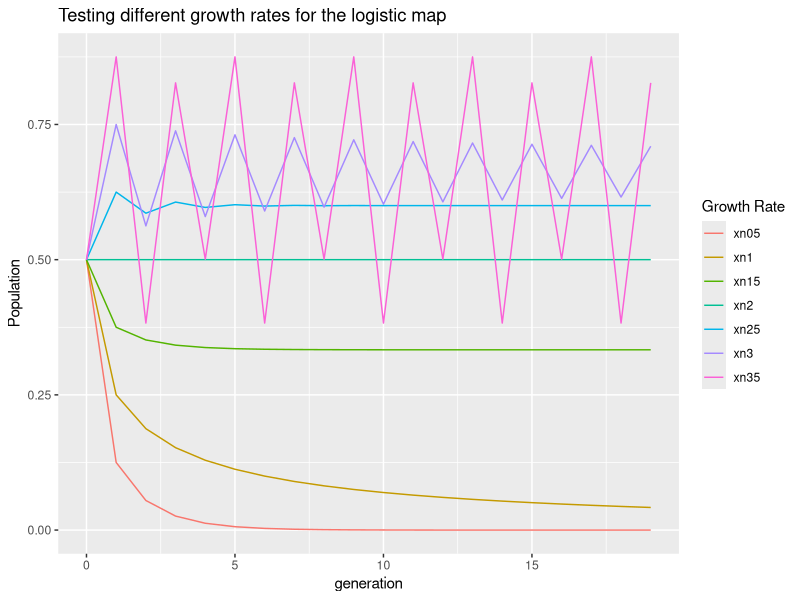
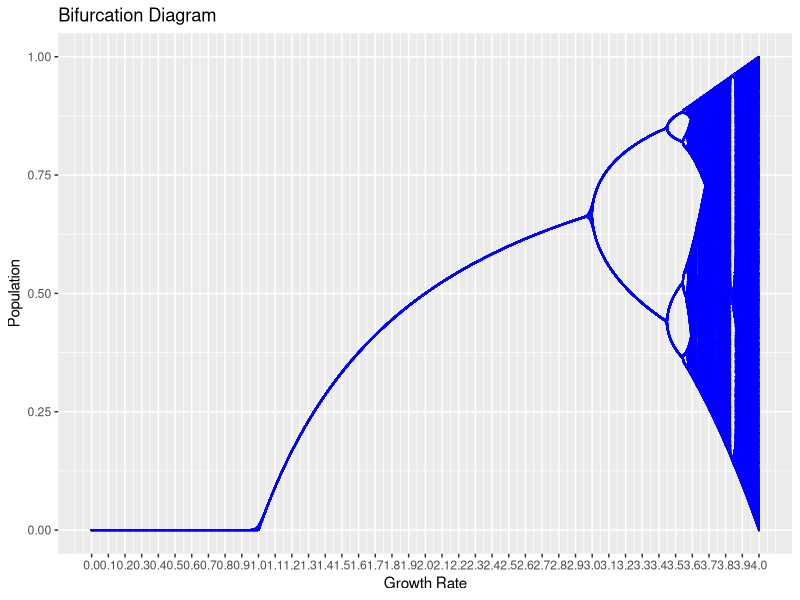

Here is the R script that generated these plots, in order: (Note: this script raises an error after producing the figures.)
# After reading on Chaos and Logistic Maps...
#library(mosaicCore)
library(plyr)
# library(ggplot2)
# library(ggpubr)
# library(shiny)
library(tidyverse)
# Logistic map definition is: x_1 = rx_0 * (1-x_0)

# Let's start with a closure:
my_logistic_map <- function(my_r) {
  f1 <- function(x) {
    my_r * x * (1-x)
  }
}

# And some tests
my_lmap05 <- my_logistic_map(0.5)
my_xplus1 <- my_lmap05(0.5) # we expect: 0.5*0.5*0.5
my_xplus1 <- my_lmap05(my_xplus1) # and then feed each step...

# Prepare a few example with different growth ratios
my_lmap1<- my_logistic_map(1.0)
my_lmap15 <- my_logistic_map(1.5)
my_lmap2 <- my_logistic_map(2)
my_lmap25 <- my_logistic_map(2.5)
my_lmap3 <- my_logistic_map(3)
my_lmap35 <- my_logistic_map(3.5)

# How to go about it now?
res_df <- data.frame(loop_n = 0, 
                     xn05 = 0.5,
                     xn1 = 0.5,
                     xn15 = 0.5,
                     xn2 = 0.5,
                     xn25 = 0.5,
                     xn3 = 0.5,
                     xn35 = 0.5)

for(i in 2:20) {
  res_df[i,] <- c(i-1, 
                  my_lmap05(res_df[i-1, "xn05"]),
                  my_lmap1(res_df[i-1, "xn1"]),
                  my_lmap15(res_df[i-1, "xn15"]),
                  my_lmap2(res_df[i-1, "xn2"]),
                  my_lmap25(res_df[i-1, "xn25"]),
                  my_lmap3(res_df[i-1, "xn3"]),
                  my_lmap35(res_df[i-1, "xn35"])) 
}

# Prepare the data for visualization:
res_df %>% pivot_longer(cols = contains("xn"),
                        names_to = "growth_rates",
                        values_to = "vals") -> for_plot

ggplot(for_plot, aes(x = loop_n, y = vals, colour = growth_rates)) +
  geom_line() +
  ggtitle("Testing different growth rates for the logistic map")+
  xlab("generation") +
  ylab("Population") +
  labs(colour = "Growth Rate")

# OK but now that's not at all practical an approach to test for more values, so:
my_logistic_map2 <- function(my_r, x) {
  my_r * x * (1-x)
}

my_step <- 0.001 # for changing growth rates
my_growth_rates <- seq(0, 4, by=my_step)
n_gens <- 1000

# Let's initialize a matrix with that
res_mat <- matrix(0, nrow=length(my_growth_rates), ncol = n_gens, byrow = TRUE)
res_mat[,1] <- 0.5 # Initial population in all cases
rownames(res_mat) <- my_growth_rates

for(my_r in 1:length(my_growth_rates)) { # I'm not a fan of for loops, but here...
  for(my_gen in 2:n_gens) {
    res_mat[my_r, my_gen] <- my_logistic_map2(my_growth_rates[my_r], res_mat[my_r, my_gen-1])
  }
}

res_mat <- res_mat[, 100:ncol(res_mat)] # Let's see what happens after 100 generations
res_df <- as.data.frame(res_mat)
res_df$x <- rownames(res_df)
res_df %>% pivot_longer(cols = contains("V"),
                 names_to = "gen",
                 values_to = "vals") -> for_plot

ggplot(for_plot, aes(x = as.numeric(x), y=vals)) +
  geom_point(size = 0.01, colour = "blue", alpha = 0.5) +
  ggtitle("Bifurcation Diagram")+
  xlab("Growth Rate") +
  ylab("Population") +
  scale_x_continuous(breaks = seq(0, 4, 0.1))

# Focus by regions of data: For certain specific growth ratios:
ggplot(for_plot[for_plot$x > 0.8 & for_plot$x < 3.1, ],
       aes(x = as.numeric(x), y=vals)) +
  geom_point(size = 0.01, colour = "blue", alpha = 0.5) +
  ggtitle("Bifurcation Diagram")+
  xlab("Growth Rate") +
  ylab("Population") +
  scale_x_continuous(breaks = seq(0.8, 3.1, 0.1))

ggplot(for_plot[for_plot$x > 2.8, ], aes(x = as.numeric(x), y=vals)) +
  geom_point(size = 0.01, colour = "blue", alpha = 0.5) +
  ggtitle("Bifurcation Diagram")+
  xlab("Growth Rate") +
  ylab("Population")+
  scale_x_continuous(breaks = seq(2.8, 4, 0.1))

# ***
# comparing seemingly chaotic to random generators
# Linear congruential generator
random_numbers_vector <- c()
X0 <- 12 # seed
a <- 36
c <- 2
m <- 3583 # also, this one is prime
max_iterations <- 200
Xi_plus_1 <- function(x, current_iter = 0, max_iter = max_iterations) {
  random_numbers_vector[current_iter+1] <<- x
  if(current_iter == max_iter) return(x)
  Xi_plus_1( (a * x + c) %% m, current_iter+1, max_iter)
}
random_numbers_vector <- rep(0, max_iterations)
Xi_plus_1(X0)
# scale to have values between 0 and 1
random_numbers_vector <- random_numbers_vector/max(random_numbers_vector)

# Recursive version of our Logistic Map function
logistic_numbers_vector <- rep(0.5, max_iterations)
my_logistic_map3 <- function(my_r, x, current_iter = 0, max_iter = max_iterations) {
  logistic_numbers_vector[current_iter+1] <<- x
  if(current_iter == max_iter) return(x)
  my_logistic_map3(my_r, my_r * x * (1-x), current_iter+1, max_iter)
}
my_logistic_map3(3.999, 0.5)

comparator_df <- data.frame(generation = 0:200, 
                            logistic_map_num = logistic_numbers_vector, 
                            random_num = random_numbers_vector)
comparator_df %>% pivot_longer(cols = contains("num"),
                        names_to = "generator",
                        values_to = "vals") -> for_plot
ggplot(for_plot[for_plot$generation %in% 30:50,], aes(x = generation, y = vals, colour = generator)) +
  geom_line()

comparator_df$logistic_map_num1 <- c(comparator_df$logistic_map_num[2:nrow(comparator_df)],0)
comparator_df$random_num1 <- c(comparator_df$random_num[2:nrow(comparator_df)],0)
# Finally, the beauty!
ggplot(comparator_df) +
  geom_point(aes(x = logistic_map_num, y = logistic_map_num1, colour = "logistic_map")) +
  geom_point(aes(x = random_num, y = random_num1, colour = "pseudo_random")) + 
  scale_color_manual(values = c("logistic_map" = "blue", "pseudo_random" = "red"))+
  ggtitle("Comparing Logistic Map and Pseudo-Random Generator")+
  xlab("'Generation N'") +
  ylab("'Generation N+1'")
